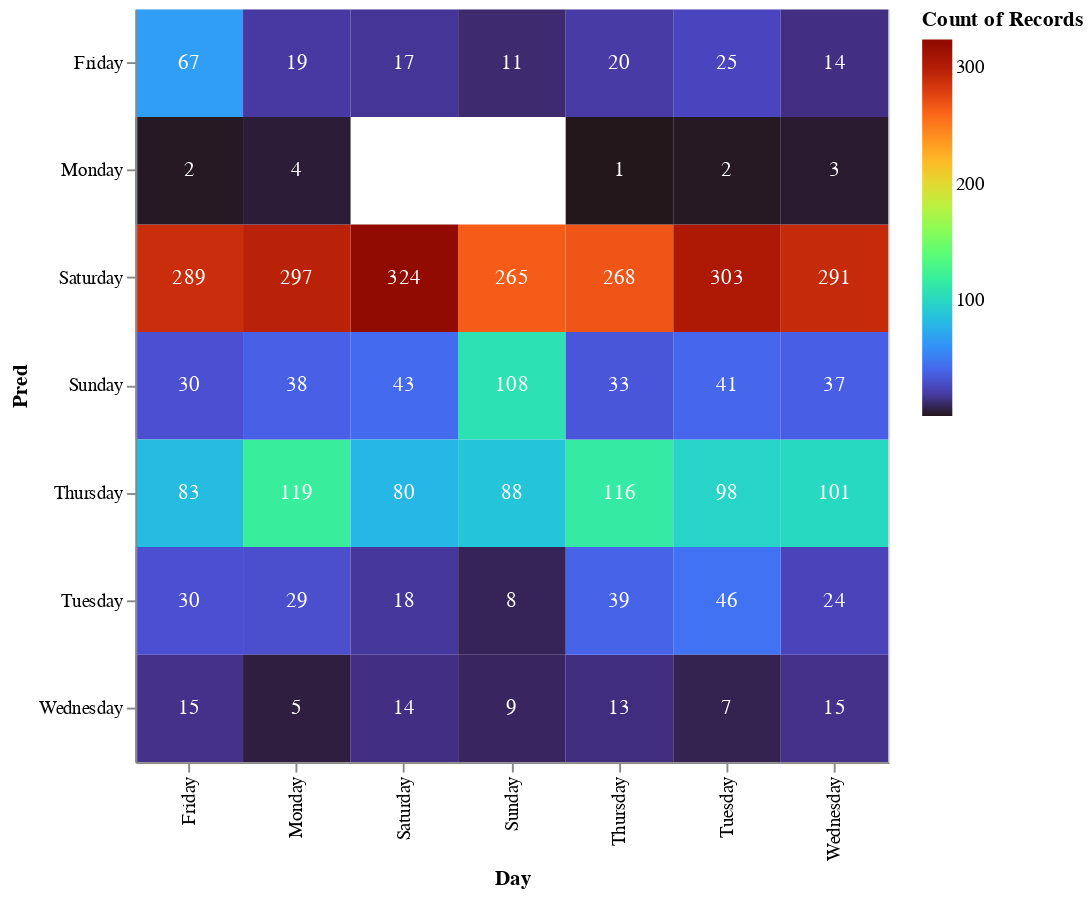

The notebook cell this image was saved under:
### Markdown cell above
The accuracy is much lower this time but still doesn't seem like there's overfitting siince the scores are very close.

### Code cell
alt.data_transformers.enable('default', max_rows=15000)

c = alt.Chart(df_train).mark_rect().encode(
    x="Day",
    y="Pred",
    color= alt.Color("count()", scale=alt.Scale(scheme="turbo"))
)

c_text = alt.Chart(df_train).mark_text(color="white").encode(
    x="Day",
    y="Pred",
    text="count()"
)

(c+c_text).properties(
    height=400,
    width=400
)

### Figure 1 — Vega-Lite specification as saved in the notebook (floating-point values rounded to 4 significant figures; data arrays with more than 128 entries replaced by an {"elided": "..."} marker saying what was removed)
{"config": {"view": {"continuousWidth": 400, "continuousHeight": 300}}, "layer": [{"mark": "rect", "encoding": {"color": {"type": "quantitative", "aggregate": "count", "scale": {"scheme": "turbo"}}, "x": {"type": "nominal", "field": "Day"}, "y": {"type": "nominal", "field": "Pred"}}}, {"mark": {"type": "text", "color": "white"}, "encoding": {"text": {"type": "quantitative", "aggregate": "count"}, "x": {"type": "nominal", "field": "Day"}, "y": {"type": "nominal", "field": "Pred"}}}], "data": {"name": "data-e1da445dae98e2195dd696e53cc71a82"}, "height": 400, "width": 400, "$schema": "https://vega.github.io/schema/vega-lite/v4.8.1.json", "datasets": {"data-e1da445dae98e2195dd696e53cc71a82": {"elided": "3509 records"}}}
